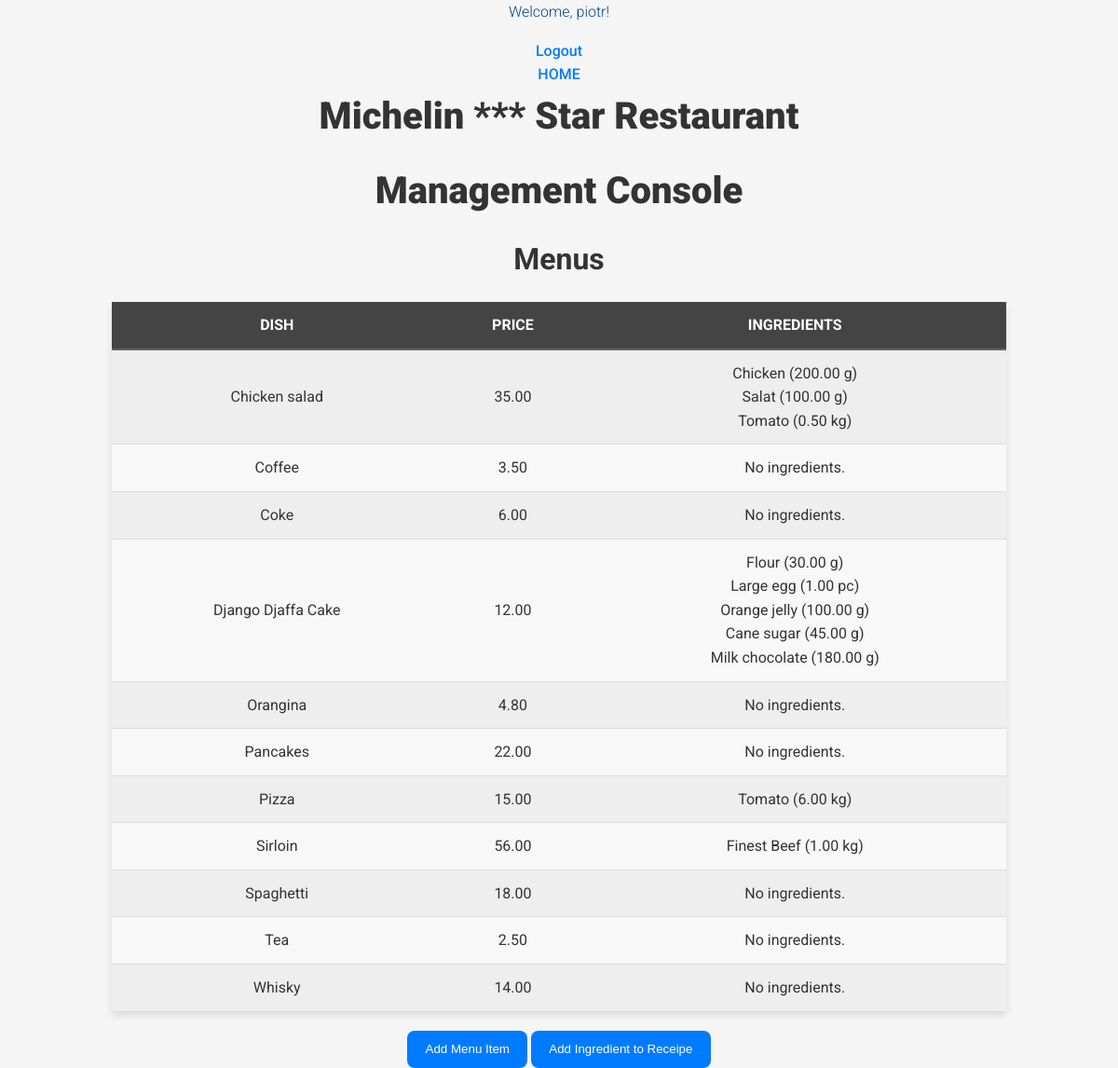
The page /menuitem/ (signed in) on the database as committed earlier.
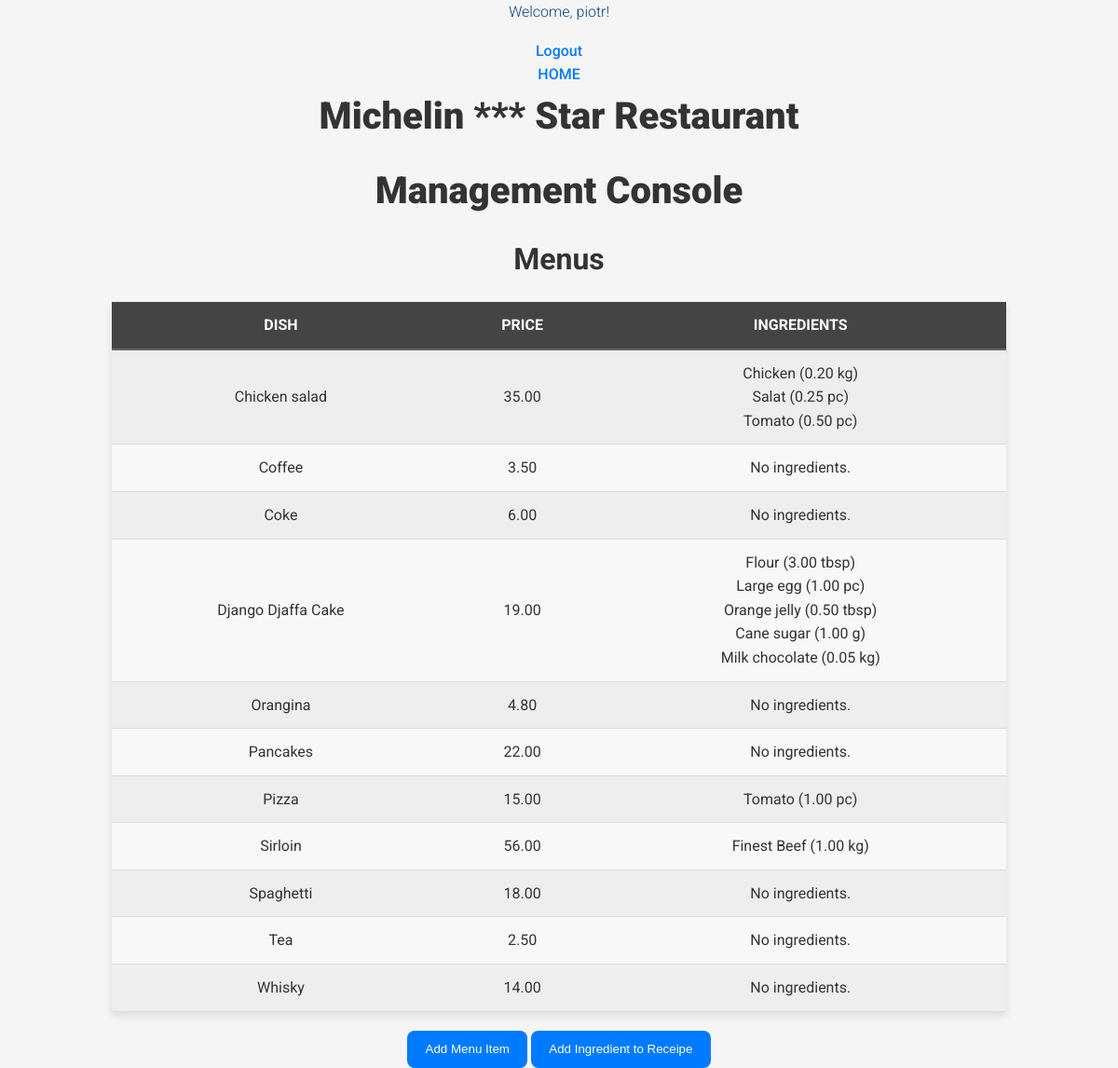
The same page on the database as committed later.
### inventory/models.py (models this page shows, shortened)
class ReceipeRequirement(models.Model):
    menu_item = models.ForeignKey(MenuItem, on_delete=models.CASCADE)
    ingredient = models.ForeignKey(Ingredient, on_delete=models.CASCADE)
    quantity = models.DecimalField(max_digits=10, decimal_places=2, default=0.00)
    class Meta:
        ordering = ["menu_item"]

class Ingredient(models.Model):
    name = models.CharField(max_length=200)
    quantity = models.DecimalField(max_digits=10, decimal_places=2, default=0.00)
    unit_price = models.IntegerField(default=0)
    GRAM = "g"
    KILOGRAM = "kg"
    LITER = "l"
    MILLILITER = "ml"
    TEASPOON = "tsp"
    TABLESPOON = "tbsp"
    CUP = "cup"
    PIECE = "pc"
    PINCH = "pinch"
    KITCHEN_UNIT_CHOICES = [
        (GRAM, "Gram"),
        (KILOGRAM, "Kilogram"),
        (LITER, "Liter"),
        (MILLILITER, "Milliliter"),
        (TEASPOON, "Teaspoon"),
        (TABLESPOON, "Tablespoon"),
        (CUP, "Cup"),
        (PIECE, "Piece"),
        (PINCH, "Pinch"),
    ]
    unit = models.CharField(max_length=5, choices=KITCHEN_UNIT_CHOICES, default = GRAM)
    class Meta:
        ordering = ["name"]

class MenuItem(models.Model):
    title = models.CharField(max_length=200)
    price = models.DecimalField(max_digits=10, decimal_places=2, default=0.00)
    class Meta:
        ordering = ["title"]

### inventory/views.py (the view)
# urls.py: path('menuitem/', views.MenusList.as_view(), name="menuslist"),
class MenusList(LoginRequiredMixin, ListView):
  model = MenuItem
  template_name = "inventory/menus.html"

### inventory/templates/inventory/menus.html
{% extends "inventory/base.html" %}
{% load static %}
{% block head %}
<link rel="stylesheet" href="{% static 'inventory/style.css' %}">
{% endblock %}
{% block content %}
<h2>Menus</h2>
<table id="Menus">
    <tr>
        <th>Dish</th>
        <th>Price</th>
        <th>Ingredients</th>
    </tr>
    {% for menu in menuitem_list %}
    <tr>
        <td>{{ menu.title }}</td>
        <td>{{ menu.price }}</td>
        <td>
            {% for req in menu.receiperequirement_set.all %}
                {{ req.ingredient.name }} ({{ req.quantity }} {{ req.ingredient.unit }})<br>
            {% empty %}
                No ingredients.
            {% endfor %}
        </td>
    </tr>
    {% endfor %}
</table>
<a href="{% url 'menuitemcreate'%}"><button class="btn">Add Menu Item</button></a>
<a href="{% url 'receipecreate'%}"><button class="btn">Add Ingredient to Receipe</button></a>
{% endblock %}

Rows that differ between the two databases and show on the page:
changed ReceipeRequirement "Chicken": quantity "200.00" → "0.20"; ingredient.unit "g" → "kg"
changed ReceipeRequirement "Salat": quantity "100.00" → "0.25"; ingredient.unit "g" → "pc"
changed through a linked row, ReceipeRequirement (number 3 of 10 on the later page): ingredient.unit "kg" → "pc"
changed MenuItem "Django Djaffa Cake": price "12.00" → "19.00"
changed ReceipeRequirement "Flour": quantity "30.00" → "3.00"; ingredient.unit "g" → "tbsp"
changed ReceipeRequirement "Orange jelly": quantity "100.00" → "0.50"; ingredient.unit "g" → "tbsp"
changed ReceipeRequirement "Cane sugar": quantity "45.00" → "1.00"
changed ReceipeRequirement "Milk chocolate": quantity "180.00" → "0.05"; ingredient.unit "g" → "kg"
changed ReceipeRequirement (number 9 of 10 on the later page): quantity "6.00" → "1.00"; ingredient.unit "kg" → "pc"
